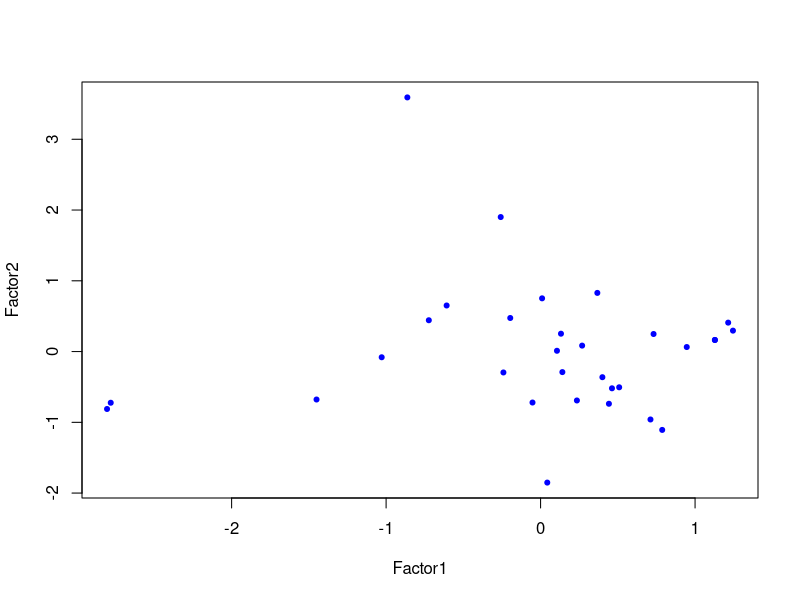

Recreate this plot in R. (Note: this script raises an error after producing the figure.)
setwd("\\Users\\Asvin\\Documents\\RData\\STAD37")
lifeex <- read.table("lifeex.txt",header = TRUE,  dec = ".")
#names(lifeex) <- c("Country", "Life Expectancy of a 0 Year Old Man", "Life Expectancy of a 25 Year Old Man", "Life Expectancy of a 50 Year Old Man", "Life Expectancy of a 75 Year Old Man", "Life Expectancy of a 0 Year Old Woman", "Life Expectancy of a 25 Year Old Woman", "Life Expectancy of a 50 Year Old Woman", "Life Expectancy of a 75 Year Old Woman")
names(lifeex) <- c("Country", "0m", "25m", "50m", "75m", "0w", "25w", "50w", "75w")
R <- cor(lifeex[,-1])
R
model.mle1 <- factanal(lifeex[,-1], factors = 1, rotation = "varimax")
model.mle1
model.mle2 <- factanal(lifeex[,-1], factors = 2, rotation = "varimax")
model.mle2
model.mle3 <- factanal(lifeex[,-1], factors = 3, rotation = "varimax")
model.mle3
# factor 3 fits well
# factor 1 measures life expectancy at birth
# life expectancy for older women
# life expenctancy for older men
nr.mle3 <- factanal(lifeex[,-1], factors = 3, rotation = "none")
nr.mle3
# calculate communalities, specific variances and residuls for no rotation maximum likelihood 3 factors
L3 <- nr.mle3$load 
# Communalities
h2 <- apply(L3^2, 1, sum)
h2
# Specific Variance
Psi <- nr.mle3$unique
Psi
# Residuals
R-L3%*%t(L3)-diag(Psi)
# calculate communalities, specific variances and residuls for varimax maximum likelihood 3 factors
LV3 <- model.mle3$load 
# Communalities
h2 <- apply(LV3^2, 1, sum)
h2
# Specific Variance
Psi <- model.mle3$unique 
Psi
# Residuals
R-LV3%*%t(LV3)-diag(Psi)
# perform factor analyis using principal component method with varimax rotation and 3 common factors
installed.packages("psych")
library(psych)

fit.pc1 <- principal(lifeex[,-1], nfactors=3, rotate="varimax", method="regression")
fit.pc1
# perform factor analysis for 3 factors using the regression method
model.reg3 <- factanal(lifeex[,-1], factors = 3, rotation = "varimax", score = "regression")
model.reg3
# get estimated scores for the factor model using regression method
model.reg3$scores
# sort countries by values of first factor scores
regscfac1 <- model.reg3$scores[,1]

test1=data.frame(lifeex[ ,1], regscfac1)
test1[order(test1[ ,2]), ]
# sort countries by values of second factor scores
regscfac2 <- model.reg3$scores[,2]

test2=data.frame(lifeex[ ,1], regscfac2)
test2[order(test2[ ,2]), ]
# sort countries by values of third factor scores
regscfac3 <- model.reg3$scores[,3]

test3=data.frame(lifeex[ ,1], regscfac3)
test3[order(test3[ ,2]), ]
# scatterplot of factors 1 and 2 in the regression factor analysis model
plot(model.reg3$scores[,1:2], pch=20, col="blue")
text(model.reg3$scores[ ,1], model.reg3$scores[ ,2], model.reg3[ ,1], cex=0.5, pos=3)
# qq plot for 1st factor
qqnorm(model.reg3$scores[,1])
# qq plot for 2nd factor
qqnorm(model.reg3$scores[,2])
# qq plot for 3rd factor
qqnorm(model.reg3$scores[,3])
